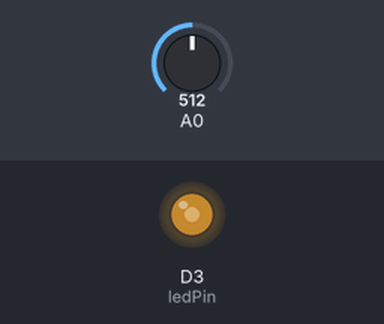
The sketch below on a simulated Arduino Zero (SAMD21). Shown: output pins drawn as LEDs (lit = HIGH). The inputs (shaded band) are chosen by the test bench; at power-on: A0 = 512 (analog values on the 0–1023 scale). What the sketch prints to the serial monitor is not drawn.

Above: at 1.2 s.
1.3 s: A0 set to 716
At 1.8 s:
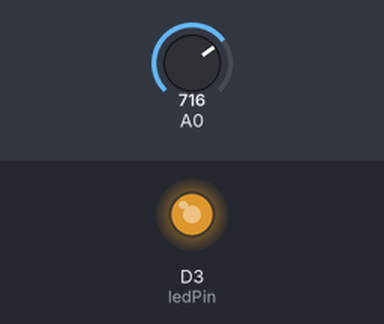
2.9 s: A0 set to 900
At 4.2 s:
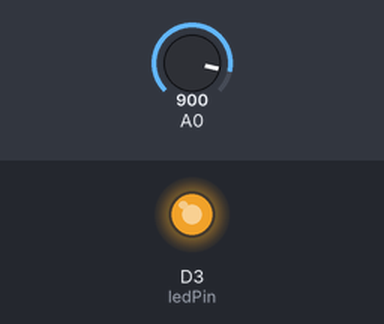
4.5 s: A0 set to 122
At 5.5 s:
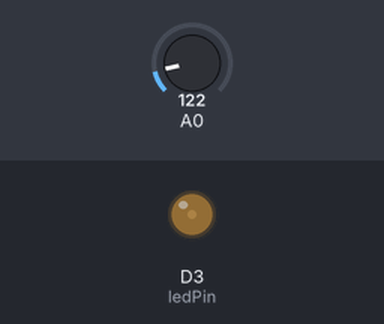
6.1 s: A0 set to 0
At 6.8 s:
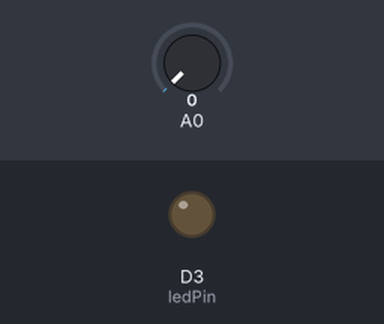
7.7 s: A0 set to 511
At 9.2 s:
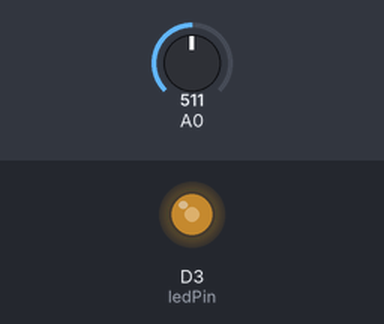
Timing chart, 0 to 10.3 s (numbered marks = the images above; inputs shaded):
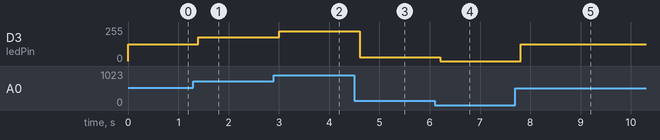

The sketch:

fadingResolution.ino
```cpp
#define MAX 4095

int ledPin = 3;

void setup()
{
  analogWriteResolution(12);
  analogReadResolution(12);
  pinMode(A0, INPUT);
  pinMode(ledPin, OUTPUT);
}

void loop()
{
  // lendo potenciometro:
  int leitura = analogRead(A0);
  Serial.print(leitura, DEC);

  analogWrite(ledPin, leitura);

  delay(200);
}
```

Measured:
- after the input at 1.3 s, D3 (ledPin): 127/255 → 178/255 after 0.10 s
- after the input at 2.9 s, D3 (ledPin): 178/255 → 224/255 after 0.10 s
- after the input at 4.5 s, D3 (ledPin): 224/255 → 30/255 after 0.10 s
- after the input at 6.1 s, D3 (ledPin): 30/255 → 0/255 after 0.11 s
- after the input at 7.7 s, D3 (ledPin): 0/255 → 127/255 after 0.11 s
